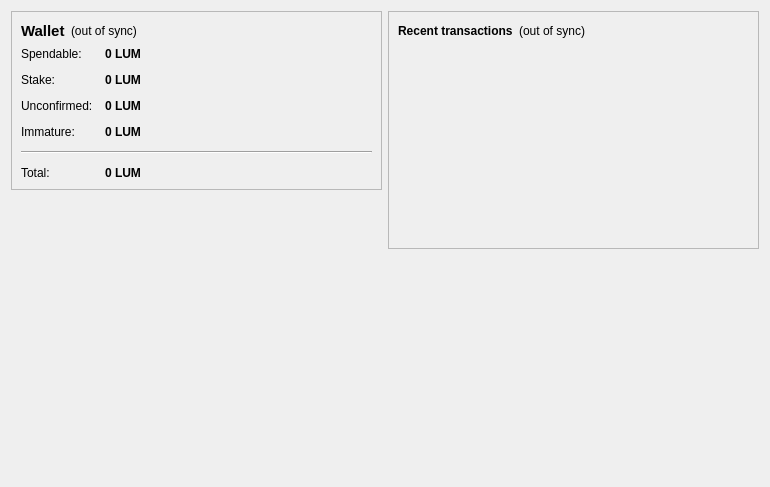
<?xml version="1.0" encoding="UTF-8"?>
<ui version="4.0">
 <class>OverviewPage</class>
 <widget class="QWidget" name="OverviewPage">
  <property name="geometry">
   <rect>
    <x>0</x>
    <y>0</y>
    <width>770</width>
    <height>487</height>
   </rect>
  </property>
  <property name="windowTitle">
   <string>Form</string>
  </property>
  <layout class="QHBoxLayout" name="horizontalLayout" stretch="1,1">
   <item>
    <layout class="QVBoxLayout" name="verticalLayout_2">
     <item>
      <widget class="QFrame" name="frame">
       <property name="frameShape">
        <enum>QFrame::StyledPanel</enum>
       </property>
       <property name="frameShadow">
        <enum>QFrame::Raised</enum>
       </property>
       <layout class="QVBoxLayout" name="verticalLayout_4">
        <item>
         <layout class="QHBoxLayout" name="horizontalLayout_4">
          <item>
           <widget class="QLabel" name="label_5">
            <property name="font">
             <font>
              <pointsize>11</pointsize>
              <weight>75</weight>
              <bold>true</bold>
             </font>
            </property>
            <property name="text">
             <string>Wallet</string>
            </property>
           </widget>
          </item>
          <item>
           <widget class="QLabel" name="labelWalletStatus">
            <property name="toolTip">
             <string>The displayed information may be out of date. Your wallet automatically synchronizes with the LumiCoin network after a connection is established, but this process has not completed yet.</string>
            </property>
            <property name="styleSheet">
             <string notr="true"/>
            </property>
            <property name="text">
             <string notr="true">(out of sync)</string>
            </property>
            <property name="alignment">
             <set>Qt::AlignLeading|Qt::AlignLeft|Qt::AlignVCenter</set>
            </property>
           </widget>
          </item>
          <item>
           <spacer name="horizontalSpacer_2">
            <property name="orientation">
             <enum>Qt::Horizontal</enum>
            </property>
            <property name="sizeHint" stdset="0">
             <size>
              <width>40</width>
              <height>20</height>
             </size>
            </property>
           </spacer>
          </item>
         </layout>
        </item>
        <item>
         <layout class="QFormLayout" name="formLayout_2">
          <property name="fieldGrowthPolicy">
           <enum>QFormLayout::AllNonFixedFieldsGrow</enum>
          </property>
          <property name="horizontalSpacing">
           <number>12</number>
          </property>
          <property name="verticalSpacing">
           <number>12</number>
          </property>
          <item row="0" column="0">
           <widget class="QLabel" name="label">
            <property name="text">
             <string>Spendable:</string>
            </property>
           </widget>
          </item>
          <item row="0" column="1">
           <widget class="QLabel" name="labelBalance">
            <property name="font">
             <font>
              <weight>75</weight>
              <bold>true</bold>
             </font>
            </property>
            <property name="cursor">
             <cursorShape>IBeamCursor</cursorShape>
            </property>
            <property name="toolTip">
             <string>Your current spendable balance</string>
            </property>
            <property name="text">
             <string notr="true">0 LUM</string>
            </property>
            <property name="textInteractionFlags">
             <set>Qt::LinksAccessibleByMouse|Qt::TextSelectableByKeyboard|Qt::TextSelectableByMouse</set>
            </property>
           </widget>
          </item>
          <item row="1" column="0">
           <widget class="QLabel" name="label_6">
            <property name="text">
             <string>Stake:</string>
            </property>
           </widget>
          </item>
          <item row="1" column="1">
           <widget class="QLabel" name="labelStake">
            <property name="font">
             <font>
              <weight>75</weight>
              <bold>true</bold>
             </font>
            </property>
            <property name="cursor">
             <cursorShape>IBeamCursor</cursorShape>
            </property>
            <property name="toolTip">
             <string>Total of coins that was staked, and do not yet count toward the current balance</string>
            </property>
            <property name="text">
             <string notr="true">0 LUM</string>
            </property>
            <property name="textInteractionFlags">
             <set>Qt::LinksAccessibleByMouse|Qt::TextSelectableByKeyboard|Qt::TextSelectableByMouse</set>
            </property>
           </widget>
          </item>
          <item row="2" column="0">
           <widget class="QLabel" name="label_3">
            <property name="text">
             <string>Unconfirmed:</string>
            </property>
           </widget>
          </item>
          <item row="2" column="1">
           <widget class="QLabel" name="labelUnconfirmed">
            <property name="font">
             <font>
              <weight>75</weight>
              <bold>true</bold>
             </font>
            </property>
            <property name="cursor">
             <cursorShape>IBeamCursor</cursorShape>
            </property>
            <property name="toolTip">
             <string>Total of transactions that have yet to be confirmed, and do not yet count toward the current balance</string>
            </property>
            <property name="text">
             <string notr="true">0 LUM</string>
            </property>
            <property name="textInteractionFlags">
             <set>Qt::LinksAccessibleByMouse|Qt::TextSelectableByKeyboard|Qt::TextSelectableByMouse</set>
            </property>
           </widget>
          </item>
          <item row="3" column="0">
           <widget class="QLabel" name="labelImmatureText">
            <property name="text">
             <string>Immature:</string>
            </property>
           </widget>
          </item>
          <item row="3" column="1">
           <widget class="QLabel" name="labelImmature">
            <property name="font">
             <font>
              <weight>75</weight>
              <bold>true</bold>
             </font>
            </property>
            <property name="toolTip">
             <string>Mined balance that has not yet matured</string>
            </property>
            <property name="text">
             <string notr="true">0 LUM</string>
            </property>
            <property name="textInteractionFlags">
             <set>Qt::LinksAccessibleByMouse|Qt::TextSelectableByKeyboard|Qt::TextSelectableByMouse</set>
            </property>
           </widget>
          </item>
          <item row="4" column="0" colspan="2">
           <widget class="Line" name="line">
            <property name="orientation">
             <enum>Qt::Horizontal</enum>
            </property>
           </widget>
          </item>
          <item row="5" column="0">
           <widget class="QLabel" name="labelTotalText">
            <property name="text">
             <string>Total:</string>
            </property>
           </widget>
          </item>
          <item row="5" column="1">
           <widget class="QLabel" name="labelTotal">
            <property name="font">
             <font>
              <weight>75</weight>
              <bold>true</bold>
             </font>
            </property>
            <property name="cursor">
             <cursorShape>IBeamCursor</cursorShape>
            </property>
            <property name="toolTip">
             <string>Your current total balance</string>
            </property>
            <property name="text">
             <string notr="true">0 LUM</string>
            </property>
            <property name="textInteractionFlags">
             <set>Qt::LinksAccessibleByMouse|Qt::TextSelectableByKeyboard|Qt::TextSelectableByMouse</set>
            </property>
           </widget>
          </item>
         </layout>
        </item>
       </layout>
      </widget>
     </item>
     <item>
      <spacer name="verticalSpacer">
       <property name="orientation">
        <enum>Qt::Vertical</enum>
       </property>
       <property name="sizeHint" stdset="0">
        <size>
         <width>20</width>
         <height>40</height>
        </size>
       </property>
      </spacer>
     </item>
     <item>
      <widget class="QLabel" name="label_2">
       <property name="autoFillBackground">
        <bool>false</bool>
       </property>
       <property name="text">
        <string/>
       </property>
       <property name="pixmap">
        <pixmap resource="../bitcoin.qrc">:/icons/mastbg</pixmap>
       </property>
       <property name="scaledContents">
        <bool>false</bool>
       </property>
       <property name="alignment">
        <set>Qt::AlignCenter</set>
       </property>
       <property name="wordWrap">
        <bool>false</bool>
       </property>
       <property name="margin">
        <number>0</number>
       </property>
      </widget>
     </item>
    </layout>
   </item>
   <item>
    <layout class="QVBoxLayout" name="verticalLayout_3">
     <item>
      <widget class="QFrame" name="frame_2">
       <property name="frameShape">
        <enum>QFrame::StyledPanel</enum>
       </property>
       <property name="frameShadow">
        <enum>QFrame::Raised</enum>
       </property>
       <layout class="QVBoxLayout" name="verticalLayout">
        <item>
         <layout class="QHBoxLayout" name="horizontalLayout_2">
          <item>
           <widget class="QLabel" name="label_4">
            <property name="text">
             <string>&lt;b&gt;Recent transactions&lt;/b&gt;</string>
            </property>
           </widget>
          </item>
          <item>
           <widget class="QLabel" name="labelTransactionsStatus">
            <property name="toolTip">
             <string>The displayed information may be out of date. Your wallet automatically synchronizes with the LumiCoin network after a connection is established, but this process has not completed yet.</string>
            </property>
            <property name="styleSheet">
             <string notr="true"/>
            </property>
            <property name="text">
             <string notr="true">(out of sync)</string>
            </property>
            <property name="alignment">
             <set>Qt::AlignRight|Qt::AlignTrailing|Qt::AlignVCenter</set>
            </property>
           </widget>
          </item>
          <item>
           <spacer name="horizontalSpacer">
            <property name="orientation">
             <enum>Qt::Horizontal</enum>
            </property>
            <property name="sizeHint" stdset="0">
             <size>
              <width>40</width>
              <height>20</height>
             </size>
            </property>
           </spacer>
          </item>
         </layout>
        </item>
        <item>
         <widget class="QListView" name="listTransactions">
          <property name="styleSheet">
           <string notr="true">QListView { background: transparent; }</string>
          </property>
          <property name="frameShape">
           <enum>QFrame::NoFrame</enum>
          </property>
          <property name="verticalScrollBarPolicy">
           <enum>Qt::ScrollBarAlwaysOff</enum>
          </property>
          <property name="horizontalScrollBarPolicy">
           <enum>Qt::ScrollBarAlwaysOff</enum>
          </property>
          <property name="selectionMode">
           <enum>QAbstractItemView::NoSelection</enum>
          </property>
         </widget>
        </item>
       </layout>
      </widget>
     </item>
     <item>
      <spacer name="verticalSpacer_2">
       <property name="orientation">
        <enum>Qt::Vertical</enum>
       </property>
       <property name="sizeHint" stdset="0">
        <size>
         <width>20</width>
         <height>40</height>
        </size>
       </property>
      </spacer>
     </item>
    </layout>
   </item>
  </layout>
 </widget>
 <resources>
  <include location="../bitcoin.qrc"/>
 </resources>
 <connections/>
</ui>
